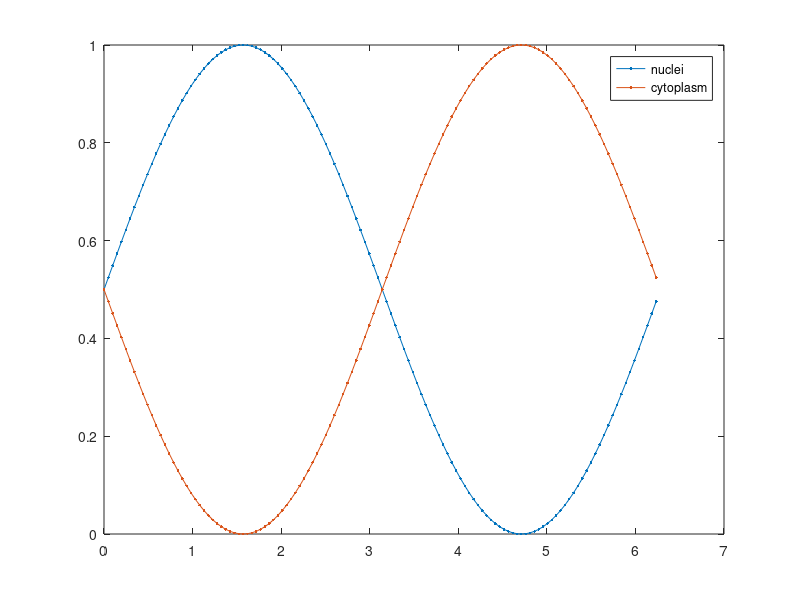
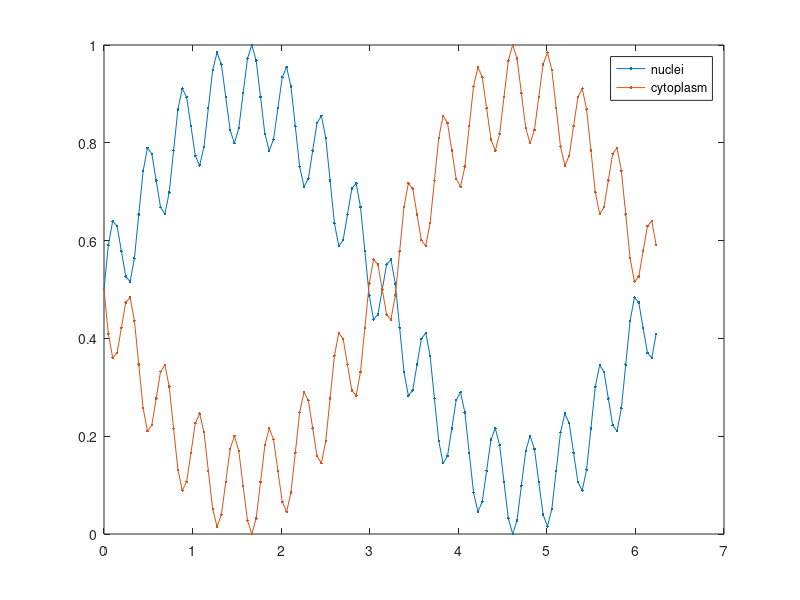
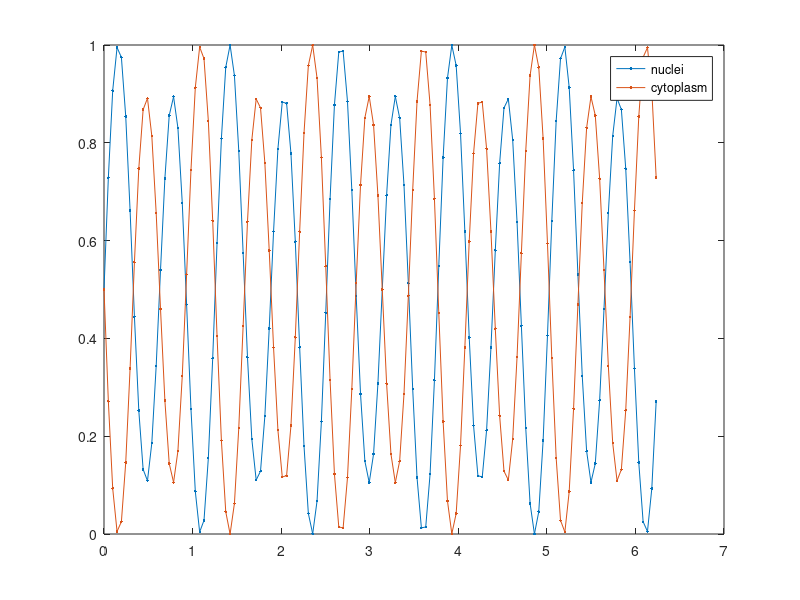
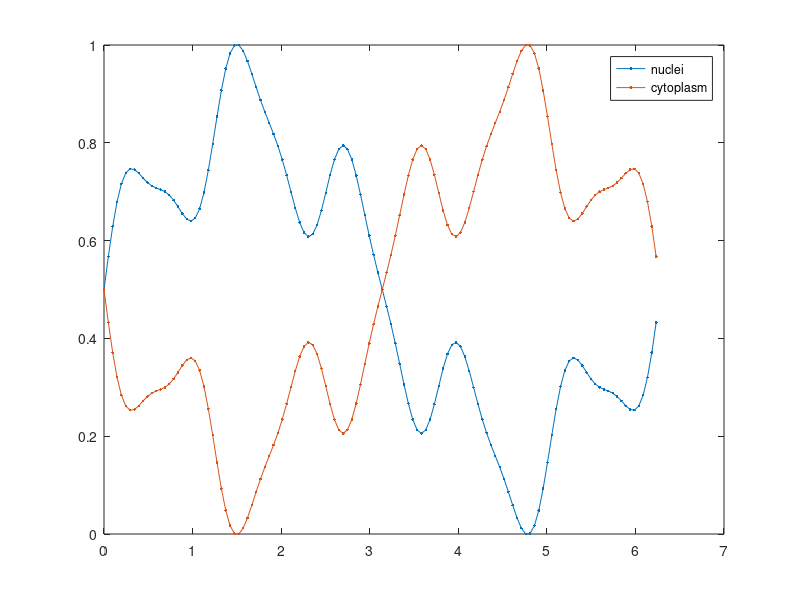

Here is the MATLAB script that generated these plots, in order:
% Testing 2 sin function
N = 128; % [128,160];suggest f [1,24]
t = 0.0:2*pi/N:2*pi-2*pi/N;
num_func={};

%% 1
F= [1];
A = [1];
DNAnum_nucleus = zeros(1,length(t));
for i = 1:length(A)
    DNAnum_nucleus = DNAnum_nucleus + A(i)*sin(F(i)*t);
%     figure;plot(t,A(i)*sin(F(i)*t),'.-');
end

Amax=max(abs(DNAnum_nucleus));
DNAnum_nucleus = DNAnum_nucleus / Amax;
DNAnum_nucleus = DNAnum_nucleus * 0.5 + 0.5;
num_func{1}=DNAnum_nucleus;
%% 2
F = [1,16];
A = [4,1];
DNAnum_nucleus = zeros(1,length(t));
for i = 1:length(A)
    DNAnum_nucleus = DNAnum_nucleus + A(i)*sin(F(i)*t);
%     figure;plot(t,A(i)*sin(F(i)*t),'.-');
end

Amax=max(abs(DNAnum_nucleus));
DNAnum_nucleus = DNAnum_nucleus / Amax;
DNAnum_nucleus = DNAnum_nucleus * 0.5 + 0.5;
num_func{2}=DNAnum_nucleus;
%% 3
F = [10,5];
A = [6,1];
DNAnum_nucleus = zeros(1,length(t));
for i = 1:length(A)
    DNAnum_nucleus = DNAnum_nucleus + A(i)*sin(F(i)*t);
%     figure;plot(t,A(i)*sin(F(i)*t),'.-');
end

Amax=max(abs(DNAnum_nucleus));
DNAnum_nucleus = DNAnum_nucleus / Amax;
DNAnum_nucleus = DNAnum_nucleus * 0.5 + 0.5;
num_func{3}=DNAnum_nucleus;
%% 4
F = [1, 5, 10];
A = [10, 4, 1];
DNAnum_nucleus = zeros(1,length(t));
for i = 1:length(A)
    DNAnum_nucleus = DNAnum_nucleus + A(i)*sin(F(i)*t);
%     figure;plot(t,A(i)*sin(F(i)*t),'.-');
end

Amax=max(abs(DNAnum_nucleus));
DNAnum_nucleus = DNAnum_nucleus / Amax;
DNAnum_nucleus = DNAnum_nucleus * 0.5 + 0.5;
num_func{4}=DNAnum_nucleus;
%% 5
F = [3,6,9];
A = [18,9,6];
DNAnum_nucleus = zeros(1,length(t));
for i = 1:length(A)
    DNAnum_nucleus = DNAnum_nucleus + A(i)*sin(F(i)*t);
%     figure;plot(t,A(i)*sin(F(i)*t),'.-');
end

Amax=max(abs(DNAnum_nucleus));
DNAnum_nucleus = DNAnum_nucleus / Amax;
DNAnum_nucleus = DNAnum_nucleus * 0.5 + 0.5;
num_func{5}=DNAnum_nucleus;
%% 6
F = [2,6,10,15];
A = [20,15,10,5];
DNAnum_nucleus = zeros(1,length(t));
for i = 1:length(A)
    DNAnum_nucleus = DNAnum_nucleus + A(i)*sin(F(i)*t);
%     figure;plot(t,A(i)*sin(F(i)*t),'.-');
end

Amax=max(abs(DNAnum_nucleus));
DNAnum_nucleus = DNAnum_nucleus / Amax;
DNAnum_nucleus = DNAnum_nucleus * 0.5 + 0.5;
num_func{6}=DNAnum_nucleus;
%% 7
F = [1,3,5,7,9,12];
A = [8,12,16,18,23];
DNAnum_nucleus = zeros(1,length(t));
for i = 1:length(A)
    DNAnum_nucleus = DNAnum_nucleus + A(i)*sin(F(i)*t);
%     figure;plot(t,A(i)*sin(F(i)*t),'.-');
end

Amax=max(abs(DNAnum_nucleus));
DNAnum_nucleus = DNAnum_nucleus / Amax;
DNAnum_nucleus = DNAnum_nucleus * 0.5 + 0.5;
num_func{7}=DNAnum_nucleus;
%% 8
F = [2,8,16];
A = [20,10,3];
DNAnum_nucleus = zeros(1,length(t));
for i = 1:length(A)
    DNAnum_nucleus = DNAnum_nucleus + A(i)*sin(F(i)*t);
%     figure;plot(t,A(i)*sin(F(i)*t),'.-');
end

Amax=max(abs(DNAnum_nucleus));
DNAnum_nucleus = DNAnum_nucleus / Amax;
DNAnum_nucleus = DNAnum_nucleus * 0.5 + 0.5;
num_func{8}=DNAnum_nucleus;
%% 9
F = [6,12,18];
A = [18,12,6];
DNAnum_nucleus = zeros(1,length(t));
for i = 1:length(A)
    DNAnum_nucleus = DNAnum_nucleus + A(i)*sin(F(i)*t);
%     figure;plot(t,A(i)*sin(F(i)*t),'.-');
end

Amax=max(abs(DNAnum_nucleus));
DNAnum_nucleus = DNAnum_nucleus / Amax;
DNAnum_nucleus = DNAnum_nucleus * 0.5 + 0.5;
num_func{9}=DNAnum_nucleus;
%% 10
F = [1,3,5,7,9,12,14,16,18];
A = [3,1,4,5,9,2,6,8,7];
DNAnum_nucleus = zeros(1,length(t));
for i = 1:length(A)
    DNAnum_nucleus = DNAnum_nucleus + A(i)*sin(F(i)*t);
%     figure;plot(t,A(i)*sin(F(i)*t),'.-');
end

Amax=max(abs(DNAnum_nucleus));
DNAnum_nucleus = DNAnum_nucleus / Amax;
DNAnum_nucleus = DNAnum_nucleus * 0.5 + 0.5;
num_func{10}=DNAnum_nucleus;
%% Display funcs
for i=1:length(num_func)
    DNAnum_nucleus = num_func{i};
    DNAnum_cytoplasm = 1 - DNAnum_nucleus;
    figure;plot(t,DNAnum_nucleus,'.-',t,DNAnum_cytoplasm,'.-')
    legend('nuclei','cytoplasm');
end


%%
% Amax = sum(A(:));
% A = A / Amax;

% figure;plot(t,A(1)*sin(F(1)*t),'.-',t,A(2)*sin(F(2)*t),'.-')

% DNAnum_nucleus = zeros(1,length(t));
% for i = 1:length(A)
%     DNAnum_nucleus = DNAnum_nucleus + A(i)*sin(F(i)*t);
% %     figure;plot(t,A(i)*sin(F(i)*t),'.-');
% end
% 
% Amax=max(abs(DNAnum_nucleus));
% DNAnum_nucleus = DNAnum_nucleus / Amax;
% % define the proportion in [0,1]
% DNAnum_nucleus = DNAnum_nucleus * 0.5 + 0.5;
% DNAnum_cytoplasm = 1 - DNAnum_nucleus;
% 
% figure;plot(t,DNAnum_nucleus,'.-',t,DNAnum_cytoplasm,'.-')
% legend('nuclei','cytoplasm');
%%
% range_index={[1,2,3],[2,1,3],[3,1,2],[1,3,2],[2,3,1],[3,2,1]};
% for c = 1:21
%     fun_ind = ceil(c/3);
%     disp(fun_ind);
%     range_ind = rem(c,6);
%     if range_ind == 0
%         range_ind = 6;
%     end
%     disp(range_ind);
%     a=num2str(range_index{range_ind}(1));
%     b=num2str(range_index{range_ind}(2));
%     c=num2str(range_index{range_ind}(3));
%     disp(strcat(a,b,c))
%     disp('----------------------------------------')
% end


